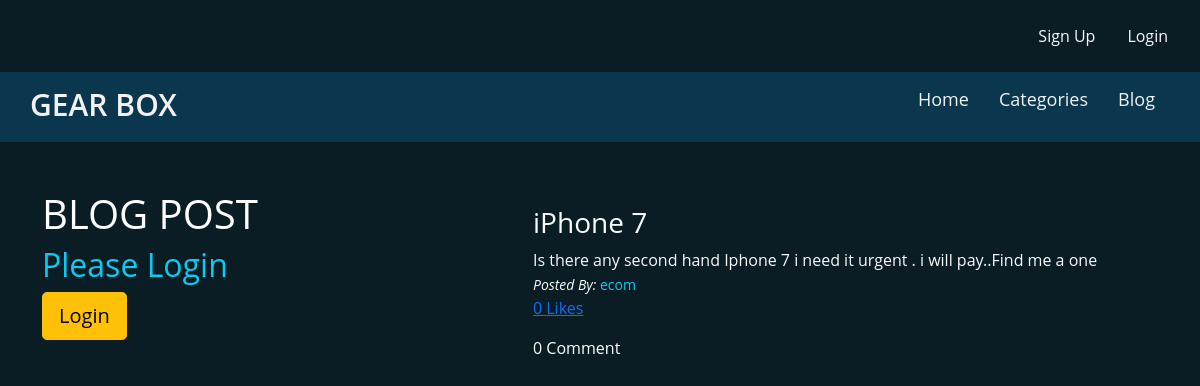
/blog/post/3/details, run on the app's committed database.
### blog/models.py (models this page shows, shortened)
class Post(models.Model):
    title = models.CharField(max_length=200)
    description = RichTextField()
    publish_date = models.DateTimeField(auto_now=True)
    post_image = models.ImageField(upload_to='post/images', blank=True, null=True)
    likes = models.ManyToManyField(User, related_name='post_likes')
    user = models.ForeignKey(User, on_delete=models.CASCADE)
    def total_likes(self):
        return self.likes.count()
    class Meta:
        ordering = ['-publish_date']

### blog/views.py (the view)
# urls.py: path('post/<int:pk>/details', PostDetailView.as_view(), name='post_detail'),
class PostDetailView(DetailView):
    model = Post
    def get_context_data(self, *args, **kwargs):
        context = super(PostDetailView, self).get_context_data(*args, **kwargs)
        likes = get_object_or_404(Post, id=self.kwargs['pk'])
        context['post_likes'] = likes.total_likes()
        context['users_like'] = User.objects.filter(post_likes__id=self.kwargs['pk'])
        return context

### ecom/context_processors.py (called while the page is built)
def category_processor(request):
    categories = Category.objects.all()
    return {"categories": categories}

### blog/templates/blog/post_detail.html (shortened to what this page needs)
{% extends 'base.html' %}
{% block content %}
<div class="col-md-5">
    <h1 class="text-uppercase">Blog Post</h1>
    {% if user.is_authenticated %}
    <h2 class="text-warning">@{{ user.username }}</h2>
    {% else %}
    <h2 class="text-info">Please Login</h2>
    <a href="{% url 'accounts:login' %}" class="btn btn-warning btn-lg">Login</a>
    {% endif %}
</div>
<div class="col-md-7">
    <div class="list-group">
        <div class="card-body">
            <a href="" class="text-light text-decoration-none">
                <h3>{{ post.title }}</h3>
                <p>{{ post.description|safe }} <br>
                    <small><i>Posted By: </i><span class="text-info">{{ post.user.username }}</span></small>
                    <br>
                    <a  href="#user_like" data-toggle="collapse">{{ post_likes }} Likes</a>
                </p>
            </a>
            {% if post.comments.all %}
            <h5 class="text-warning">Comments</h5>
           {% for c in post.comments.all %}
             <div class="ml-5">
                <small>Commented By <span class="text-info">{{ c.user.username }}</span></small><br>
                <div class="ml-3">
                    <small>{{ c.text }}</small><br>
                    <small class="text-muted"><strong>{{ c.comment_date }}</strong></small>
                    {% if user.is_authenticated and user.username == c.user.username %}
                    <a href="{% url 'blog:comment_remove' pk=c.pk %}" class="text-danger">
                        <i class="fa fa-trash"></i>
                    </a>
                    {% endif %}
                </div>
            </div>
           {% endfor %}
            {% else %}
                <p>0 Comment</p>
            {% endif %}
        </div>
    </div>
</div>
{% endblock %}

### static/css/custom.css (style rules this page uses)
* { margin:0; padding:0; }
body { background-color: #0a1d25; color:white; font-family: 'Montserrat', sans-serif; }
* { margin: 0; padding: 0; font-family: "Open Sans",sans-serif; }

### data on the page
Post: title "iPhone 7", description "Is there any second hand Iphone 7 i need it urgent . i will pay..Find me a one", user.username "ecom"

### other printed values
{{ post_likes }} "0"
